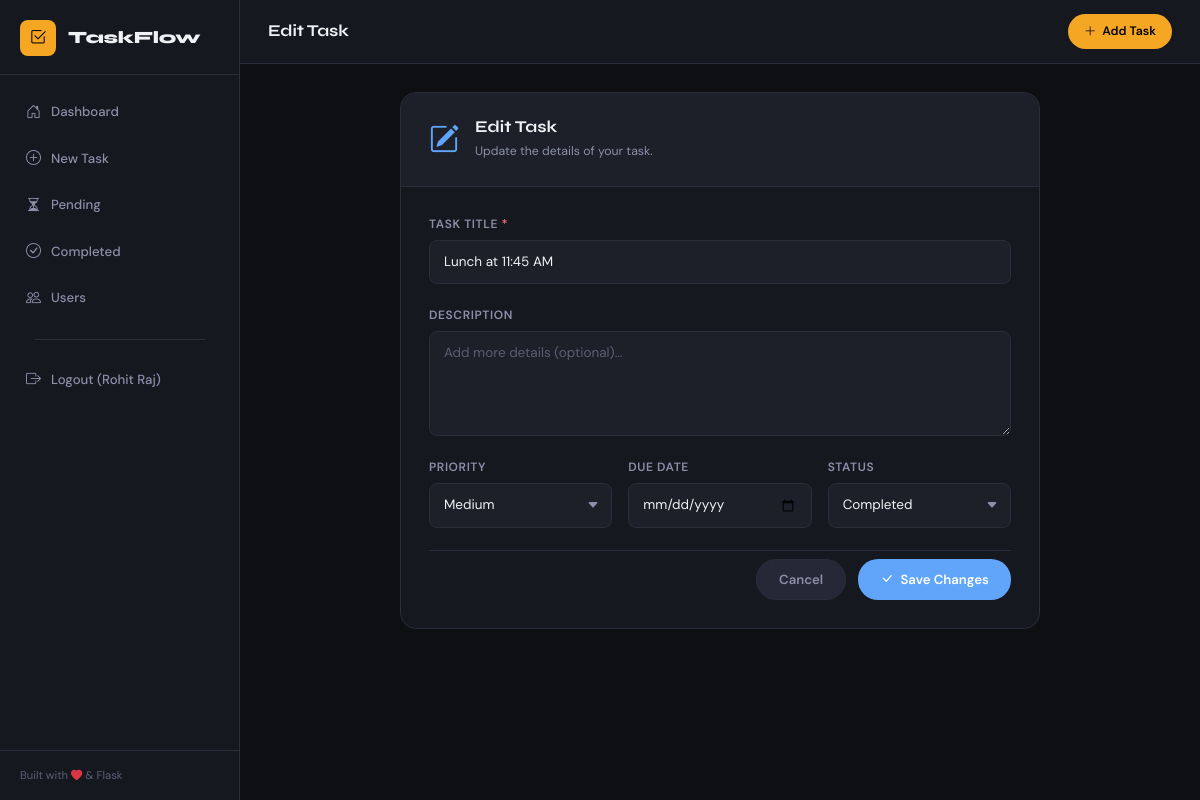
The page /update/2 (signed in) on the database its author committed.
### app.py (models this page shows, shortened)
class User(UserMixin, db.Model):
    __tablename__ = 'users'
    id = db.Column(db.Integer, primary_key=True)
    username = db.Column(db.String(150), unique=True, nullable=False)
    password_hash = db.Column(db.String(256), nullable=False)
    tasks = db.relationship('Task', backref='owner', lazy=True, cascade='all, delete-orphan')

class Task(db.Model):
    __tablename__ = 'tasks'
    id          = db.Column(db.Integer, primary_key=True)
    title       = db.Column(db.String(200), nullable=False)
    description = db.Column(db.Text, nullable=True)
    status      = db.Column(db.String(20), default='Pending')        # Pending / Completed
    priority    = db.Column(db.String(10), default='Medium')         # Low / Medium / High
    due_date    = db.Column(db.Date, nullable=True)
    created_at  = db.Column(db.DateTime, default=datetime.utcnow)
    user_id     = db.Column(db.Integer, db.ForeignKey('users.id'), nullable=False)
    def due_date_str(self):
        return self.due_date.strftime('%Y-%m-%d') if self.due_date else ''

### app.py (the view, shortened to what this page needs)
@app.route('/update/<int:task_id>', methods=['GET', 'POST'])
@login_required
def update_task(task_id):
    task = Task.query.filter_by(id=task_id, user_id=current_user.id).first_or_404()
    return render_template('update_task.html', task=task)

### app.py (called while the page is built)
@login_manager.user_loader
def load_user(user_id):
    return User.query.get(int(user_id))

### templates/update_task.html (shortened to what this page needs)
{% extends "base.html" %}
{% block page_title %}Edit Task{% endblock %}
{% block content %}
<div class="form-page">
  <div class="form-card">
    <div class="form-card-header">
      <i class="bi bi-pencil-square form-icon form-icon-edit"></i>
      <div>
        <h2 class="form-heading">Edit Task</h2>
        <p class="form-sub">Update the details of your task.</p>
      </div>
    </div>
    <form method="POST" action="{{ url_for('update_task', task_id=task.id) }}" class="task-form" novalidate>
      <div class="field-group">
        <label for="title" class="field-label">Task Title <span class="required">*</span></label>
        <input
          type="text"
          id="title"
          name="title"
          class="field-input"
          placeholder="What needs to be done?"
          value="{{ task.title }}"
          maxlength="200"
          required
          autofocus
        />
      </div>
      <div class="field-group">
        <label for="description" class="field-label">Description</label>
        <textarea
          id="description"
          name="description"
          class="field-input field-textarea"
          placeholder="Add more details (optional)…"
          rows="4"
        >{{ task.description or '' }}</textarea>
      </div>
      <div class="field-row">
        <div class="field-group">
          <label for="priority" class="field-label">Priority</label>
          <select id="priority" name="priority" class="field-input field-select">
            {% for p in ['Low', 'Medium', 'High'] %}
              <option value="{{ p }}" {% if task.priority == p %}selected{% endif %}>{{ p }}</option>
            {% endfor %}
          </select>
        </div>
        <div class="field-group">
          <label for="due_date" class="field-label">Due Date</label>
          <input
            type="date"
            id="due_date"
            name="due_date"
            class="field-input"
            value="{{ task.due_date_str() }}"
          />
        </div>
        <div class="field-group">
          <label for="status" class="field-label">Status</label>
          <select id="status" name="status" class="field-input field-select">
            <option value="Completed" {% if task.status == 'Completed' %}selected{% endif %}>Completed</option>
          </select>
        </div>
      </div>
      <div class="form-actions">
        <a href="{{ url_for('index') }}" class="btn-secondary-main">Cancel</a>
        <button type="submit" class="btn-primary-main btn-edit-submit">
          <i class="bi bi-check-lg"></i> Save Changes
        </button>
      </div>
    </form>
  </div>
</div>
{% endblock %}

### templates/base.html (shortened to what this page needs)
<!DOCTYPE html>
<html lang="en">
<head>
  <link href="https://cdn.jsdelivr.net/npm/bootstrap@5.3.2/dist/css/bootstrap.min.css" rel="stylesheet" />
  <link href="https://cdn.jsdelivr.net/npm/bootstrap-icons@1.11.3/font/bootstrap-icons.min.css" rel="stylesheet" />
  <link rel="stylesheet" href="{{ url_for('static', filename='css/styles.css') }}" />
</head>
<body>
  <aside class="sidebar">
    <div class="sidebar-brand">
      <span class="brand-icon"><i class="bi bi-check2-square"></i></span>
      <span class="brand-name">TaskFlow</span>
    </div>
    <nav class="sidebar-nav">
      {% if current_user.is_authenticated %}
      <a href="{{ url_for('index') }}" class="nav-item {% if request.endpoint == 'index' %}active{% endif %}">
        <i class="bi bi-house-door"></i> Dashboard
      </a>
      <a href="{{ url_for('add_task') }}" class="nav-item {% if request.endpoint == 'add_task' %}active{% endif %}">
        <i class="bi bi-plus-circle"></i> New Task
      </a>
      <a href="{{ url_for('index', status='Pending') }}" class="nav-item">
        <i class="bi bi-hourglass-split"></i> Pending
      </a>
      <a href="{{ url_for('index', status='Completed') }}" class="nav-item">
        <i class="bi bi-check-circle"></i> Completed
      </a>
      <a href="{{ url_for('users_database') }}" class="nav-item {% if request.endpoint == 'users_database' %}active{% endif %}">
        <i class="bi bi-people"></i> Users
      </a>
      <hr style="margin: 1rem 1.5rem; opacity: 0.1;">
      <a href="{{ url_for('logout') }}" class="nav-item">
        <i class="bi bi-box-arrow-right"></i> Logout ({{ current_user.username }})
      </a>
      {% endif %}
    </nav>
    <div class="sidebar-footer">
      <span>Built with <i class="bi bi-heart-fill text-danger"></i> & Flask</span>
    </div>
  </aside>
  <main class="main-content">
    <header class="topbar">
      <div class="topbar-title">{% block page_title %}Dashboard{% endblock %}</div>
      <a href="{{ url_for('add_task') }}" class="btn-add-top">
        <i class="bi bi-plus-lg"></i> Add Task
      </a>
    </header>
    <div class="page-body">
      {% block content %}{% endblock %}
    </div>
  </main>
</body>
</html>

### rows shown on the page
User: username "Rohit Raj"
Task: title "Lunch at 11:45 AM", priority "Medium", status "Completed"
